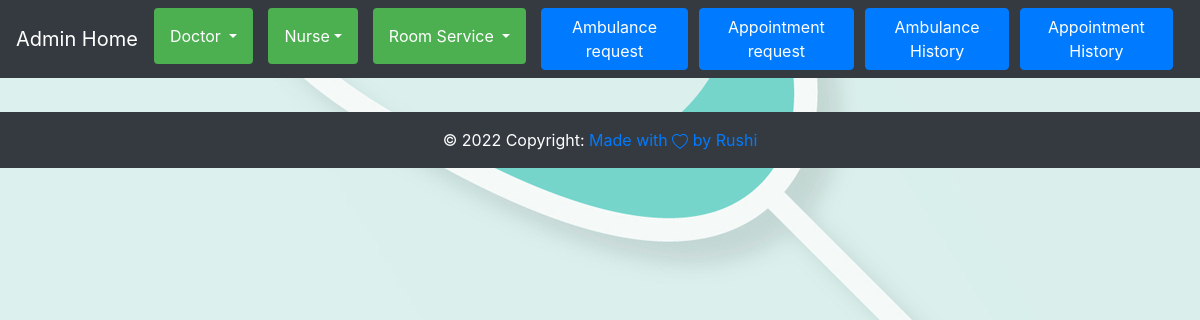
The app's page /admin_app/Read_Room_Service/, older data.
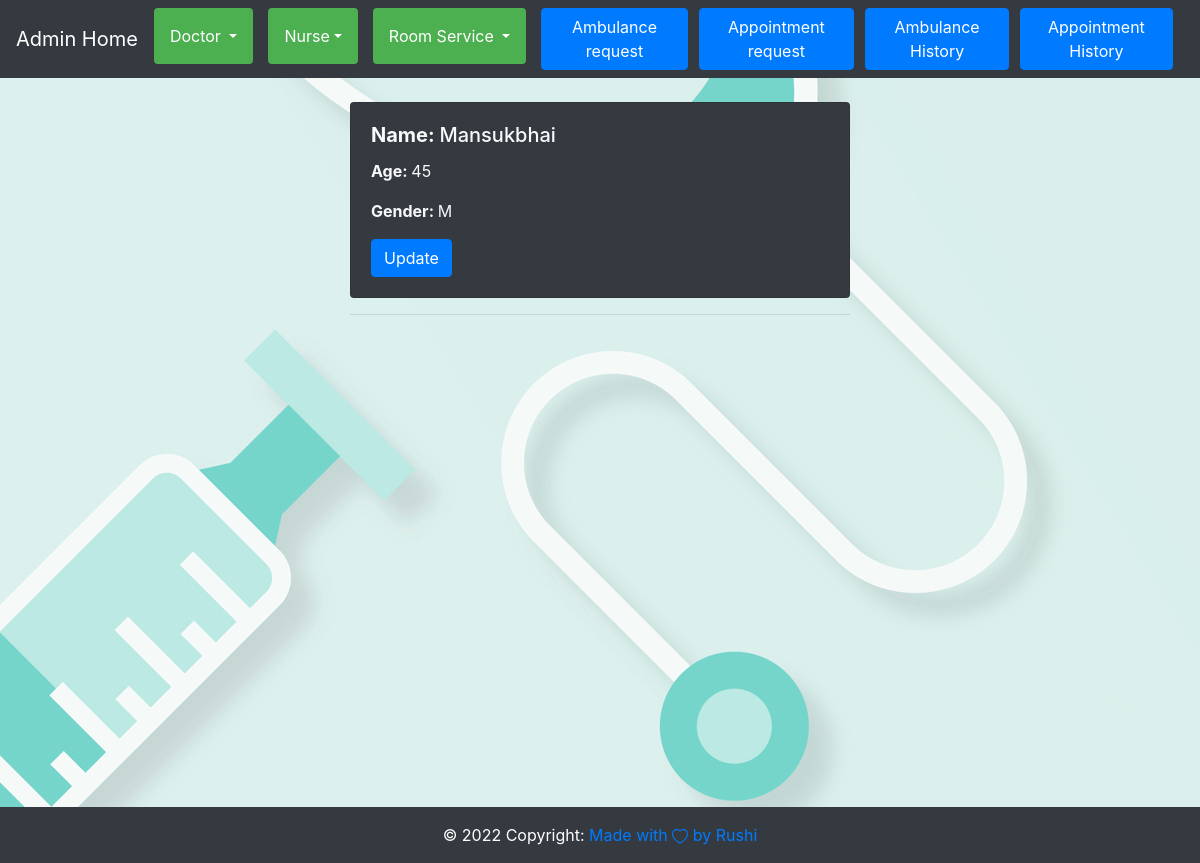
The same page, newer data.
### admin_app/models.py (models this page shows, shortened)
class Room_Service(models.Model):
    GENDER = (
        ("M", "Male"), ("F", "Female"), ("O", "Other")
        )
    Name = models.CharField(max_length=200)
    Age = models.IntegerField()
    Gender = models.CharField(choices=GENDER, max_length=20)

### admin_app/views.py (the view)
# urls.py: path("Read_Room_Service/",views.Read_Room_Service,name="Read_Room_Service"),
def Read_Room_Service(request):
    read=Room_Service.objects.all()
    return render(request,"Read_Room_Service.html",{"read":read})

### admin_app/context_processors.py (called while the page is built, shortened)
def check_user_priviledge(request):
    data = models.admin_user.objects.filter(isadmin=True).values('user_id', 'isadmin')
    check=False
    return {'is_user_admin': check}

### templates/Read_Room_Service.html
{%extends 'base.html'%} {%block containt%} {%include 'nav.html'%}
<br />
<div id="content-admin">
  {%for i in read%}
  <div class="wrapper">
    <div class="card bg-dark text-light">
      <div class="card-body">
        <h5 class="card-title">
          <span style="font-weight: bold">Name: </span>{{i.Name}}
        </h5>
        <p class="card-text">
          <span style="font-weight: bold">Age: </span>{{i.Age}}
        </p>
        <p class="card-text">
          <span style="font-weight: bold">Gender: </span>{{i.Gender}}
        </p>
        <a class="btn btn-primary" href="{%url 'Update_Room_Service' i.id%}"
          >Update</a
        >
      </div>
    </div>
    <hr />
  </div>
</div>
{%endfor%} {%include 'footer.html'%} {%endblock%}

Row changes from the older to the newer data that the page shows:
added Room_Service: Name "Mansukbhai", Age "45", Gender "M"
